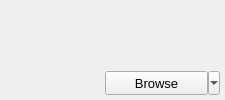
<?xml version="1.0" encoding="UTF-8"?>
<ui version="4.0">
 <class>LibraryExtraItemWidget</class>
 <widget class="QWidget" name="LibraryExtraItemWidget">
  <property name="geometry">
   <rect>
    <x>0</x>
    <y>0</y>
    <width>225</width>
    <height>100</height>
   </rect>
  </property>
  <property name="minimumSize">
   <size>
    <width>225</width>
    <height>100</height>
   </size>
  </property>
  <property name="maximumSize">
   <size>
    <width>225</width>
    <height>100</height>
   </size>
  </property>
  <layout class="QVBoxLayout" name="verticalLayout">
   <property name="spacing">
    <number>0</number>
   </property>
   <property name="leftMargin">
    <number>5</number>
   </property>
   <property name="topMargin">
    <number>5</number>
   </property>
   <property name="rightMargin">
    <number>5</number>
   </property>
   <property name="bottomMargin">
    <number>5</number>
   </property>
   <item>
    <widget class="QLabel" name="nameLabel">
     <property name="font">
      <font>
       <pointsize>9</pointsize>
      </font>
     </property>
     <property name="text">
      <string/>
     </property>
     <property name="wordWrap">
      <bool>true</bool>
     </property>
    </widget>
   </item>
   <item>
    <spacer name="verticalSpacer">
     <property name="orientation">
      <enum>Qt::Vertical</enum>
     </property>
     <property name="sizeHint" stdset="0">
      <size>
       <width>20</width>
       <height>45</height>
      </size>
     </property>
    </spacer>
   </item>
   <item>
    <layout class="QHBoxLayout" name="horizontalLayout">
     <item>
      <spacer name="horizontalSpacer">
       <property name="orientation">
        <enum>Qt::Horizontal</enum>
       </property>
       <property name="sizeHint" stdset="0">
        <size>
         <width>40</width>
         <height>20</height>
        </size>
       </property>
      </spacer>
     </item>
     <item>
      <widget class="QToolButton" name="browseButton">
       <property name="sizePolicy">
        <sizepolicy hsizetype="Preferred" vsizetype="Preferred">
         <horstretch>0</horstretch>
         <verstretch>0</verstretch>
        </sizepolicy>
       </property>
       <property name="minimumSize">
        <size>
         <width>115</width>
         <height>24</height>
        </size>
       </property>
       <property name="font">
        <font>
         <pointsize>10</pointsize>
        </font>
       </property>
       <property name="text">
        <string>Browse</string>
       </property>
       <property name="popupMode">
        <enum>QToolButton::MenuButtonPopup</enum>
       </property>
       <property name="toolButtonStyle">
        <enum>Qt::ToolButtonTextOnly</enum>
       </property>
      </widget>
     </item>
    </layout>
   </item>
  </layout>
 </widget>
 <resources/>
 <connections/>
</ui>
